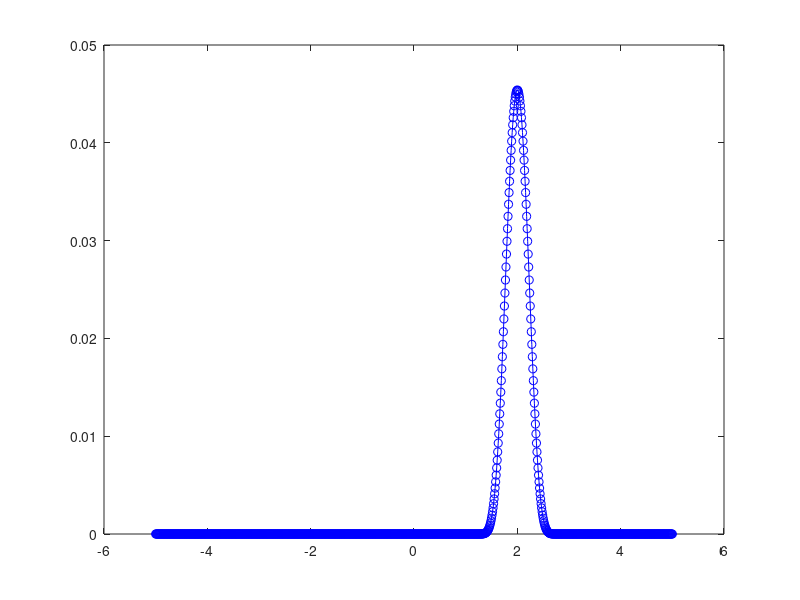

Recreate this plot in MATLAB.
clc;
clear;

a=-1;
b=1;
c=2;
d=10;
e=1000;
count=1;

for x=-5:0.01:5
    if x<b+c && x>a+c
        y=e*exp(-d/(1*(1-(x-c)^2)));
    else
        y=0;
    end
    data(count,1)=x;
    data(count,2)=y;
    count=count+1;
end

plot(data(:,1),data(:,2),'-ob');